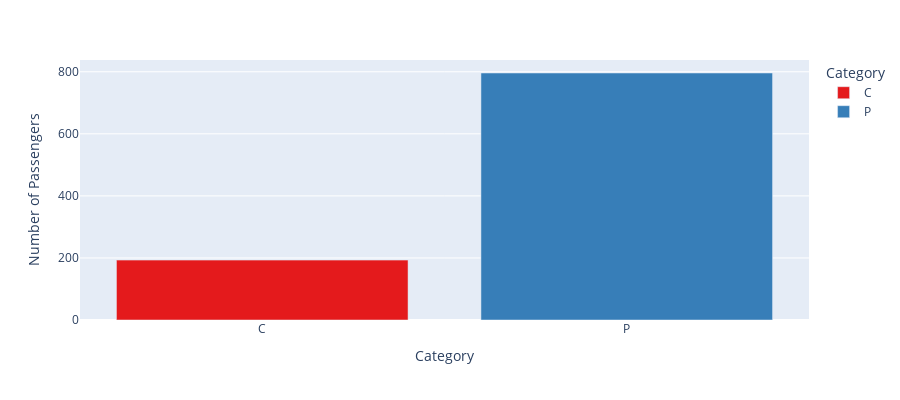

Notebook code for this chart:
### Markdown cell above
### Number of Passengers by Category

### Code cell
dfCategory = df2.groupby('Category').agg({'Category':['count']})
dfCategory.columns = ['count']
dfCategory = dfCategory.reset_index()

fig = px.bar(dfCategory, x='Category', y='count',
             color='Category',
             height=400,
             color_discrete_sequence=px.colors.qualitative.Set1)

fig.update_layout(xaxis={'title':'Category'},
                  yaxis={'title':'Number of Passengers'})

### Figure 1 — Plotly figure (JSON) as saved in the notebook; plotly's stock layout.template omitted (floating-point values rounded to 4 significant figures)
{"data": [{"alignmentgroup": "True", "hovertemplate": "Category=%{x}<br>count=%{y}<extra></extra>", "legendgroup": "C", "marker": {"color": "rgb(228,26,28)"}, "name": "C", "offsetgroup": "C", "orientation": "v", "showlegend": true, "textposition": "auto", "type": "bar", "x": ["C"], "xaxis": "x", "y": [193], "yaxis": "y"}, {"alignmentgroup": "True", "hovertemplate": "Category=%{x}<br>count=%{y}<extra></extra>", "legendgroup": "P", "marker": {"color": "rgb(55,126,184)"}, "name": "P", "offsetgroup": "P", "orientation": "v", "showlegend": true, "textposition": "auto", "type": "bar", "x": ["P"], "xaxis": "x", "y": [796], "yaxis": "y"}], "layout": {"barmode": "relative", "height": 400, "legend": {"title": {"text": "Category"}, "tracegroupgap": 0}, "margin": {"t": 60}, "xaxis": {"anchor": "y", "categoryarray": ["C", "P"], "categoryorder": "array", "domain": [0, 1], "title": {"text": "Category"}}, "yaxis": {"anchor": "x", "domain": [0, 1], "title": {"text": "Number of Passengers"}}}}
